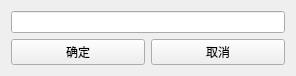
<?xml version="1.0" encoding="UTF-8"?>
<ui version="4.0">
 <class>SingleInputFormClass</class>
 <widget class="QMainWindow" name="SingleInputFormClass">
  <property name="geometry">
   <rect>
    <x>0</x>
    <y>0</y>
    <width>296</width>
    <height>70</height>
   </rect>
  </property>
  <property name="windowTitle">
   <string>请输入一个整数</string>
  </property>
  <widget class="QWidget" name="centralWidget">
   <layout class="QVBoxLayout" name="verticalLayout">
    <item>
     <widget class="QLineEdit" name="lineEdit"/>
    </item>
    <item>
     <layout class="QHBoxLayout" name="horizontalLayout">
      <item>
       <widget class="QPushButton" name="pushButton_2">
        <property name="text">
         <string>确定</string>
        </property>
       </widget>
      </item>
      <item>
       <widget class="QPushButton" name="pushButton">
        <property name="text">
         <string>取消</string>
        </property>
       </widget>
      </item>
     </layout>
    </item>
   </layout>
  </widget>
 </widget>
 <layoutdefault spacing="6" margin="11"/>
 <resources/>
 <connections/>
</ui>
